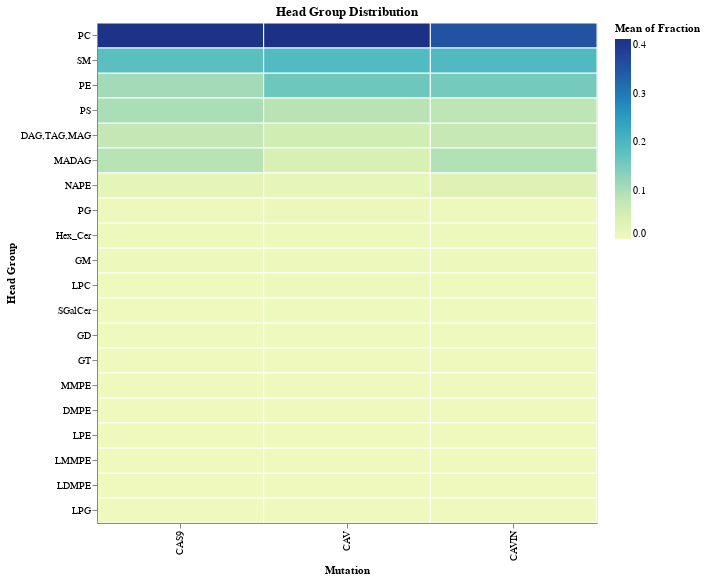

Source (notebook cell):
### Markdown cell above
## Heatmap

### Code cell
alt.Chart(h).mark_rect(stroke='white').encode(
    x='Mutation:N',
    y=alt.Y('Head Group:N', sort=alt.EncodingSortField(field='Fraction', order='descending')),
    color='mean(Fraction):Q',
    tooltip=['Mutation', 'Head Group', 'mean(Fraction)']
).properties(
    title = "Head Group Distribution",
    width=500,
    height=500
)

### Figure 1 — Vega-Lite specification as saved in the notebook (floating-point values rounded to 4 significant figures; data arrays with more than 128 entries replaced by an {"elided": "..."} marker saying what was removed)
{"config": {"view": {"continuousWidth": 300, "continuousHeight": 300}}, "data": {"name": "data-ff2091d09a87a795090a50d422419da6"}, "mark": {"type": "rect", "stroke": "white"}, "encoding": {"color": {"aggregate": "mean", "field": "Fraction", "type": "quantitative"}, "tooltip": [{"field": "Mutation", "type": "nominal"}, {"field": "Head Group", "type": "nominal"}, {"aggregate": "mean", "field": "Fraction", "type": "quantitative"}], "x": {"field": "Mutation", "type": "nominal"}, "y": {"field": "Head Group", "sort": {"field": "Fraction", "order": "descending"}, "type": "nominal"}}, "height": 500, "title": "Head Group Distribution", "width": 500, "$schema": "https://vega.github.io/schema/vega-lite/v5.8.0.json", "datasets": {"data-ff2091d09a87a795090a50d422419da6": {"elided": "240 records"}}}
